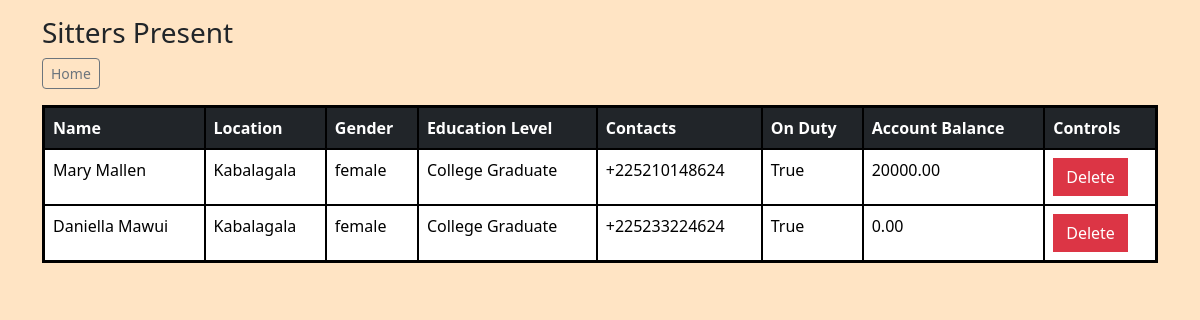
The app's page /view_sitters/, older data.
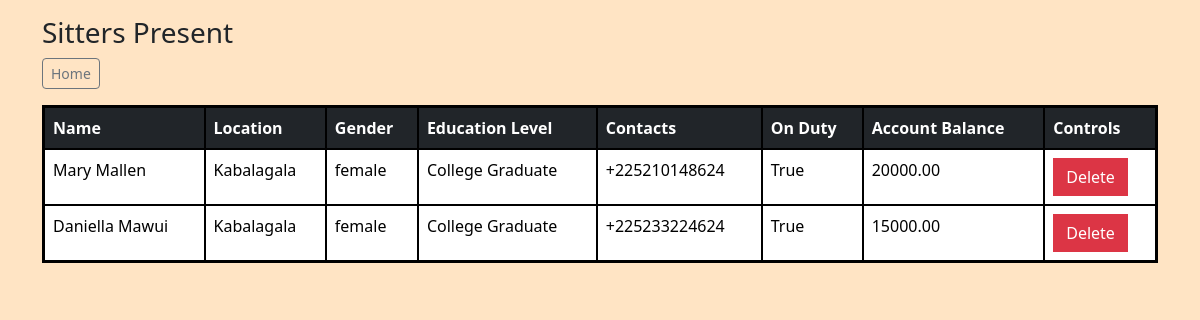
The same page, newer data.
### daystar/models.py (models this page shows, shortened)
class Sitter(models.Model):
    name = models.CharField(max_length=100)
    location = models.CharField(max_length=100)
    gender = models.CharField(max_length=10)
    education_level = models.CharField(max_length=100, blank=True, null=True)
    contacts = models.CharField(max_length=100, blank=True, null=True)
    on_duty = models.BooleanField(default=True)
    account_balance = models.DecimalField(max_digits=10, decimal_places=2, default=0)

### daystar/views.py (the view)
# urls.py: path('view_sitters/', views.view_sitters, name='view_sitters'),
def view_sitters(request):
    all_sitters = Sitter.objects.all()
    content = {
        'sitters': all_sitters,
    }
    return render(request, 'sitters.html', content)

### templates/sitters.html (shortened to what this page needs)
{% load static %}
<!DOCTYPE html>
<html lang="en">
<head>
    <link rel="stylesheet" href="{% static 'styles/bootstrap.css' %}">
    <link rel="stylesheet" href="{% static 'styles/sitters_custom.css' %}">
</head>
<body style="background-color: bisque;">
    <div class="container">
        <div class='container align_horizon mt-3 p-0'>
            <h3>Sitters Present</h3>
            <a href="{% url 'home' %}"><button class='btn btn-sm btn-outline-secondary mb-3'>Home</button></a>
        </div>
        <table class="table table-bordered custom-table">
            <thead class="table-dark">
                <tr>
                    <th class="black-background" scope="col">Name</th>
                    <th class="black-background" scope="col">Location</th>
                    <th class="black-background" scope="col">Gender</th>
                    <th class="black-background" scope="col">Education Level</th>
                    <th class="black-background" scope="col">Contacts</th>
                    <th class="black-background" scope="col">On Duty</th>
                    <th class="black-background" scope="col">Account Balance</th>
                    <th class="black-background" scope="col">Controls</th>
                </tr>
            </thead>
            <tbody>
                {% for sitter in sitters %}
                <tr>
                    <td>{{ sitter.name }}</td>
                    <td>{{ sitter.location }}</td>
                    <td>{{ sitter.gender }}</td>
                    <td>{{ sitter.education_level }}</td>
                    <td>{{ sitter.contacts }}</td>
                    <td>{{ sitter.on_duty }}</td>
                    <td>{{ sitter.account_balance }}</td>
                    <td>
                        <form action="{% url 'delete_sitter' sitter.id %}" method="post">
                            <button type="submit" class="btn btn-danger" style="border-radius: 0;">Delete</button>
                        </form>
                    </td>
                </tr>
                {% endfor %}
            </tbody>
        </table>
    </div>
</body>
</html>

Row changes from the older to the newer data that the page shows:
changed Sitter "Daniella Mawui": account_balance "0.00" → "15000.00"
